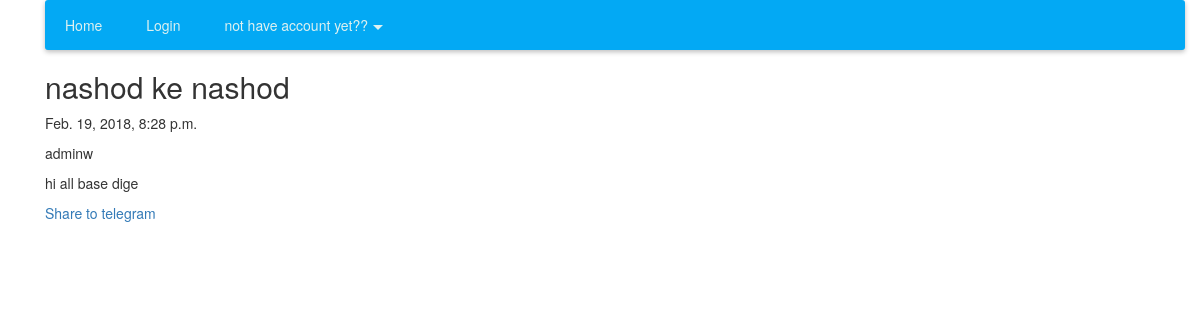
Page /post/8/detail on the committed database.
### bigass/models.py (models this page shows, shortened)
class Post(models.Model):
    owner = models.ForeignKey("auth.user",on_delete=models.CASCADE)
    title = models.CharField(max_length=100)
    body = models.TextField()
    createtime=models.DateTimeField(auto_now_add=True)
    updatetime=models.DateTimeField(auto_now=True)
    class Meta:
        ordering = ['-updatetime']

### bigass/views.py (the view)
# urls.py: path('post/<int:pk>/detail', views.BlogDetailVIew.as_view(),name="detail",),
class BlogDetailVIew(DetailView):
    model = Post
    template_name = 'detail.html'
    context_object_name = 'postdetail'

### templates/detail.html (shortened to what this page needs)
{% extends 'base.html' %}
    {% block content %}
            <div class="post-entry">
                <h2>{{ postdetail.title }}</h2>
                <p>{{postdetail.createtime}}</p>
                <p>{{postdetail.owner}}</p>
                <p>{{ postdetail.body }}</p>
                <a href="#" title="اشتراک گذاری در تلگرام" onclick="teleShare()"> Share to telegram </a>            </div>
    {% endblock content%}

### static/css/base.css (style rules this page uses)
* { margin: 0; padding: 0; -webkit-box-sizing: border-box; -moz-box-sizing: border-box; -ms-box-sizing: border-box; box-sizing: border-box; }
body { background: #F0F0F0; font-size: 15px; color: #666; font-family: 'Roboto', sans-serif; }
a { text-decoration: none; }

### rows in the picture
Post: title "nashod ke nashod", createtime "Feb. 19, 2018, 8:28 p.m.", owner "adminw", body "hi all base dige"
